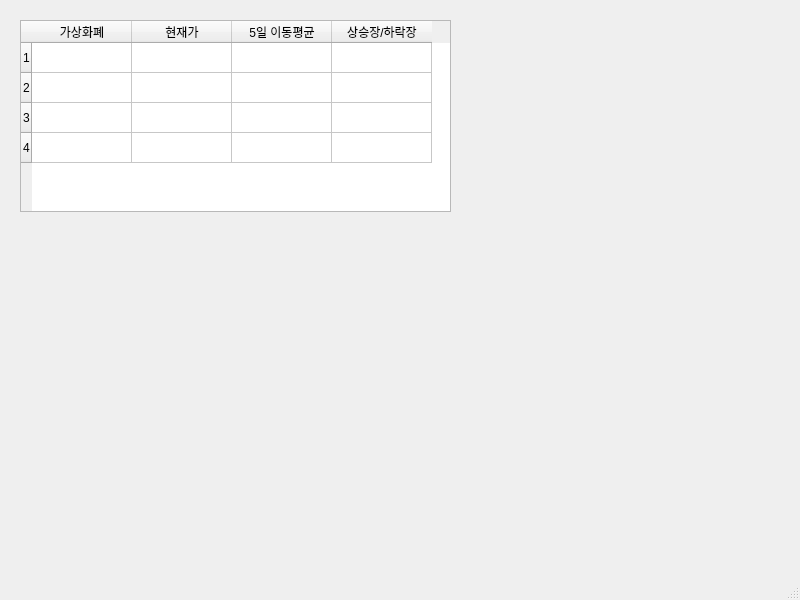
<?xml version="1.0" encoding="UTF-8"?>
<ui version="4.0">
 <class>MainWindow</class>
 <widget class="QMainWindow" name="MainWindow">
  <property name="geometry">
   <rect>
    <x>0</x>
    <y>0</y>
    <width>800</width>
    <height>600</height>
   </rect>
  </property>
  <property name="windowTitle">
   <string>MainWindow</string>
  </property>
  <widget class="QWidget" name="centralwidget">
   <widget class="QTableWidget" name="tableWidget">
    <property name="geometry">
     <rect>
      <x>20</x>
      <y>20</y>
      <width>431</width>
      <height>192</height>
     </rect>
    </property>
    <property name="rowCount">
     <number>4</number>
    </property>
    <row/>
    <row/>
    <row/>
    <row/>
    <column>
     <property name="text">
      <string>가상화폐</string>
     </property>
    </column>
    <column>
     <property name="text">
      <string>현재가</string>
     </property>
    </column>
    <column>
     <property name="text">
      <string>5일 이동평균</string>
     </property>
    </column>
    <column>
     <property name="text">
      <string>상승장/하락장</string>
     </property>
    </column>
   </widget>
  </widget>
  <widget class="QMenuBar" name="menubar">
   <property name="geometry">
    <rect>
     <x>0</x>
     <y>0</y>
     <width>800</width>
     <height>21</height>
    </rect>
   </property>
  </widget>
  <widget class="QStatusBar" name="statusbar"/>
 </widget>
 <resources/>
 <connections/>
</ui>
